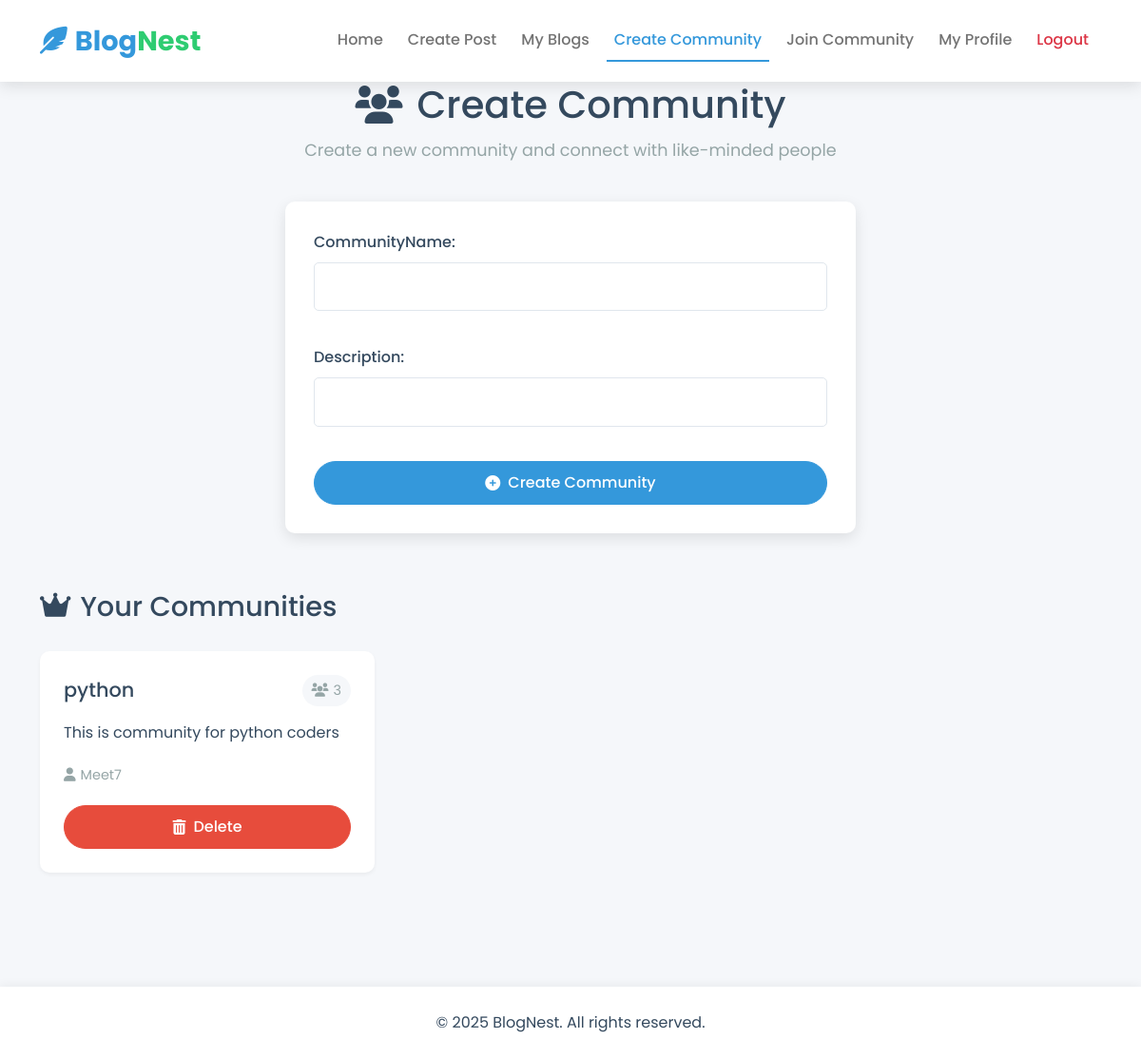
Screenshot of /create_community/ (signed in) with the database file from the repository.
### Blog/models.py (models this page shows)
class Community(models.Model):
  CommunityId = models.IntegerField(primary_key = True)
  CommunityName = models.CharField(max_length=50)
  Description = models.CharField(max_length=500)
  NumberOfMembers = models.IntegerField(default = 0)
  CreatorId = models.ForeignKey(User, null=True, on_delete=models.CASCADE)

### Blog/views.py (the view)
# urls.py: path('create_community/', create_community, name='create_community'),
def create_community(request):
    creator  = request.user
    if request.method == 'POST':
        form = CommunityForm(request.POST)
        if form.is_valid():
            print(creator)
            community = Community.objects.create(
              CommunityName = request.POST['CommunityName'],
              Description = request.POST['Description'],
              CreatorId = creator
            )
            return redirect("/home")
    else:
        form = CommunityForm()
    communities = Community.objects.filter(CreatorId = creator)
    return render(request, 'create_community.html', {'form': form, 'communities' :communities} )

### Blog/forms.py
class CommunityForm(forms.ModelForm):
    class Meta:
        model = Community
        fields = ['CommunityName', 'Description']

### templates/create_community.html (shortened to what this page needs)
{% load static %}
<!DOCTYPE html>
<html lang="en">
<head>
    <link href="https://cdn.jsdelivr.net/npm/bootstrap@5.0.2/dist/css/bootstrap.min.css" rel="stylesheet">
    <link href="https://cdnjs.cloudflare.com/ajax/libs/font-awesome/6.0.0-beta3/css/all.min.css" rel="stylesheet">
    <link href="{% static 'css/home.css' %}" rel="stylesheet">
    <link href="{% static 'css/community.css' %}" rel="stylesheet">
</head>
<body>
    <nav class="navbar navbar-expand-lg navbar-light">
        <div class="container">
            <a class="navbar-brand" href="/home">
                <i class="fas fa-feather-alt brand-icon"></i>Blog<span>Nest</span>
            </a>
            <div class="collapse navbar-collapse" id="navbarSupportedContent">
                <ul class="navbar-nav ms-auto mb-2 mb-lg-0">
                    <li class="nav-item">
                        <a class="nav-link" href="/home">Home</a>
                    </li>
                    <li class="nav-item">
                        <a class="nav-link" href="/create">Create Post</a>
                    </li>
                    <li class="nav-item">
                        <a class="nav-link" href="/myallblogs">My Blogs</a>
                    </li>
                    <li class="nav-item">
                        <a class="nav-link active" href="/create_community">Create Community</a>
                    </li>
                    <li class="nav-item">
                        <a class="nav-link" href="/join_community">Join Community</a>
                    </li>
                    <li class="nav-item">
                        <a class="nav-link" href="{% url 'user_profile' %}">My Profile</a>
                    </li>
                    <li class="nav-item">
                        <a class="nav-link text-danger" href="{% url 'logout' %}">Logout</a>
                    </li>
                </ul>
            </div>
        </div>
    </nav>
    <div class="container main-container">
        <div class="page-header">
            <h1><i class="fas fa-users"></i> Create Community</h1>
            <p>Create a new community and connect with like-minded people</p>
        </div>
        <div class="create-community-form">
            <form method="post">
                {{ form.as_p }}
                <button type="submit" class="btn btn-primary">
                    <i class="fas fa-plus-circle"></i> Create Community
                </button>
            </form>
        </div>
        <div class="communities-section">
            <h2><i class="fas fa-crown"></i> Your Communities</h2>
            <div class="communities-grid">
                {% for community in communities %}
                <div class="community-card">
                    <div class="community-header">
                        <h3>{{ community.CommunityName }}</h3>
                        <span class="member-count">
                            <i class="fas fa-users"></i> {{ community.NumberOfMembers }}
                        </span>
                    </div>
                    <p class="community-description">{{ community.Description }}</p>
                    <div class="community-meta">
                        <span class="creator">
                            <i class="fas fa-user"></i> {{ community.CreatorId.username }}
                        </span>
                    </div>
                    <div class="community-actions">
                        <form method="post" action="{% url 'delete_community' community.pk %}">
                            <button type="submit" class="btn btn-danger">
                                <i class="fas fa-trash-alt"></i> Delete
                            </button>
                        </form>
                    </div>
                </div>
                {% endfor %}
            </div>
        </div>
    </div>
    <footer class="footer">
        <div class="container text-center">
            <p class="mb-0">&copy; 2025 BlogNest. All rights reserved.</p>
        </div>
    </footer>
</body>
</html>

### Blog/static/css/home.css (style rules this page uses)
:root { --primary: #3498db; --primary-dark: #2980b9; --secondary: #2ecc71; --secondary-dark: #27ae60; --accent: #9b59b6; --accent-dark: #8e44ad; --text-dark: #34495e; --text-light: #ecf0f1; --gray-light: #f5f7fa; --gray-medium: #e0e6ed; --gray-dark: #95a5a6; --danger: #e74c3c; --warning: #f39c12; --info: #1abc9c; --shadow-sm: 0 2px 4px rgba(0, 0, 0, 0.05); --shadow-md: 0 5px 15px rgba(0, 0, 0, 0.1); --shadow-lg: 0 10px 25px rgba(0, 0, 0, 0.15); --radius-sm: 5px; --radius-md: 10px; --radius-lg: 15px; --transition-fast: 0.2s ease; --transition-normal: 0.3s ease; }
body { font-family: 'Poppins', sans-serif; background-color: var(--gray-light); color: var(--text-dark); line-height: 1.6; min-height: 100vh; display: flex; flex-direction: column; }
.main-container { flex: 1; padding-bottom: 60px; }
.navbar { background-color: white !important; box-shadow: var(--shadow-md); padding: 15px 0; position: sticky; top: 0; z-index: 1000; }
.navbar-brand { font-weight: 700; font-size: 1.8rem; color: var(--primary) !important; display: flex; align-items: center; }
.navbar-brand span { color: var(--secondary); }
.brand-icon { margin-right: 8px; color: var(--primary); }
.nav-link { font-weight: 500; margin: 0 5px; transition: all var(--transition-normal); border-bottom: 2px solid transparent; padding: 8px 10px; }
.nav-link.active { color: var(--primary) !important; border-bottom: 2px solid var(--primary); }
.btn { padding: 10px 20px; border-radius: 30px; font-weight: 500; transition: all var(--transition-normal); display: inline-flex; align-items: center; justify-content: center; }
.btn i { margin-right: 8px; }
.btn-primary { background-color: var(--primary); border-color: var(--primary); }
.btn-danger { background-color: var(--danger); border-color: var(--danger); }
.footer { background-color: white; padding: 25px 0; margin-top: auto; box-shadow: 0 -2px 10px rgba(0, 0, 0, 0.05); }

### Blog/static/css/community.css (style rules this page uses)
.page-header { text-align: center; margin-bottom: 40px; }
.page-header h1 { color: var(--text-dark); font-size: 2.5rem; margin-bottom: 10px; display: flex; align-items: center; justify-content: center; gap: 15px; }
.page-header p { color: var(--gray-dark); font-size: 1.1rem; }
.create-community-form { max-width: 600px; margin: 0 auto 60px; background: white; padding: 30px; border-radius: var(--radius-md); box-shadow: var(--shadow-md); }
.create-community-form form { display: flex; flex-direction: column; gap: 20px; }
.create-community-form label { font-weight: 500; color: var(--text-dark); margin-bottom: 8px; }
.create-community-form input, .create-community-form textarea { width: 100%; padding: 12px; border: 1px solid var(--gray-medium); border-radius: var(--radius-sm); font-family: 'Poppins', sans-serif; transition: all var(--transition-normal); }
.communities-section { margin-bottom: 60px; }
.communities-section h2 { font-size: 1.8rem; color: var(--text-dark); margin-bottom: 30px; display: flex; align-items: center; gap: 10px; }
.communities-grid { display: grid; grid-template-columns: repeat(auto-fill, minmax(300px, 1fr)); gap: 30px; }
.community-card { background: white; border-radius: var(--radius-md); padding: 25px; box-shadow: var(--shadow-sm); transition: all var(--transition-normal); }
.community-header { display: flex; justify-content: space-between; align-items: center; margin-bottom: 15px; }
.community-header h3 { font-size: 1.3rem; color: var(--text-dark); margin: 0; }
.member-count { background: var(--gray-light); padding: 5px 10px; border-radius: 20px; font-size: 0.9rem; color: var(--gray-dark); display: flex; align-items: center; gap: 5px; }
.community-description { color: var(--text-dark); margin-bottom: 20px; line-height: 1.6; }
.community-meta { margin-bottom: 20px; }
.creator { color: var(--gray-dark); font-size: 0.9rem; display: flex; align-items: center; gap: 5px; }
.community-actions { display: flex; gap: 10px; flex-wrap: wrap; }
.community-actions form { flex: 1; }
.community-actions .btn { width: 100%; justify-content: center; }

### rows the page displays
Community: CommunityName "python", NumberOfMembers "3", Description "This is community for python coders", CreatorId.username "Meet7"
